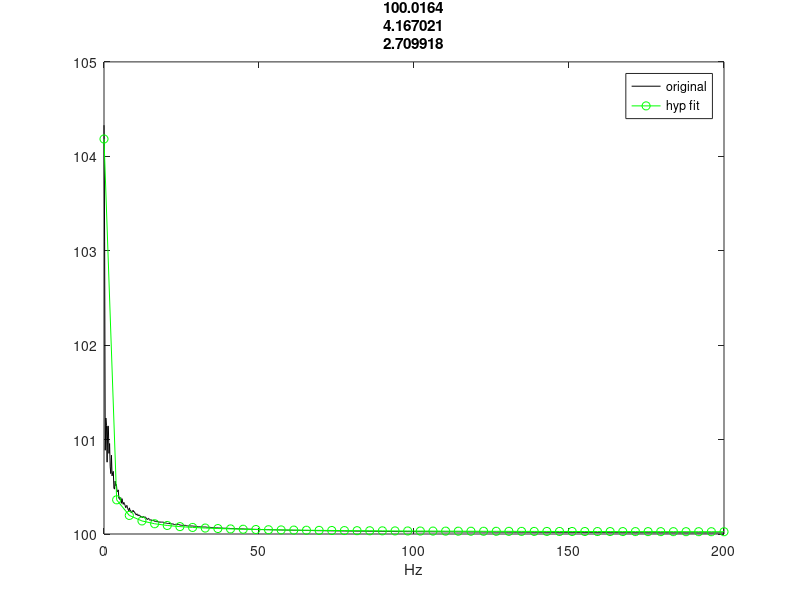

Recreate this plot in MATLAB.
function [coefEsts,y_out,modelFun,MSE] = SPEC_fit_hyperbolic_func_to_PSD(x,y,x_out,startingVals)
% function [coefEsts,y_out,modelFun] = SPEC_fit_1overf_func_to_PSD(x,y,x_out,startingVals)
%
% INPUT:
% x = frequencies
% y = psd values
% x_out = desired output frequencies for the fit.
% startingVals = enter some reasonable starting estimates for the function
%   as a 3 element vector according to p below...
%   p(1) + (p(2) ./ (1 + x.*p(3)));
%
% OUTPUT:
%  coefEsts = a 3 element vector of the fitted coefficients.
%  y_out = the fitted psd values.
%  modelFun = the actual model function for your own use. Use like this...
%     y_out = modelFun(coefEsts, x_out);
%
% NOTE: Sometimes it may not converge. Then you may need better initial
% parameter estimates or just run again.
%
% [redacted]
if nargin == 0
    % demo if nothing is entered.
    x = 0:.2:200; % let's make it seem like we are going to 200 Hz.
    r = rand(1,length(x))*2; % noise - give the fit some challenge
    y = 100 + 5./(1 + 2*(x+r)); % the real equation.s
    startingVals = [min(y) 1 2]; % guessing the initial estimates is the hard part. min(y) is a good guess for the first parameter.
    x_out = linspace(0,max(x),50);
end
GIX = ~isnan(y);
x = x(GIX); y = real(y(GIX));

% the 1/(1 + x^v) equation.
modelFun =  @(p,x) p(1) + (p(2) ./ (1 + x.*p(3)));

if nargout < 4
    coefEsts = nlinfit(x(:), y(:), modelFun, startingVals);
else
    [coefEsts,~,~,~,MSE]  = nlinfit(x(:), y(:), modelFun, startingVals);
end
y_out = modelFun(coefEsts, x_out);

if nargout == 0
    plot(x,y,'k')
    hold on
    plot(x_out,y_out,'go-');
%     p = polyfit(x,y,13);
%     y1 = polyval(p,x);
%     plot(x_out, 10*log10(y1),'cx-');
%     
    % look at how close coefEsts matches the original coefficients!!!
    title(num2str(coefEsts))
    legend('original','hyp fit')
    xlabel('Hz')
    
    % for kicks, try this....
    %     figure
    %     loglog(x_out, y_out,'ro-');
    
end
